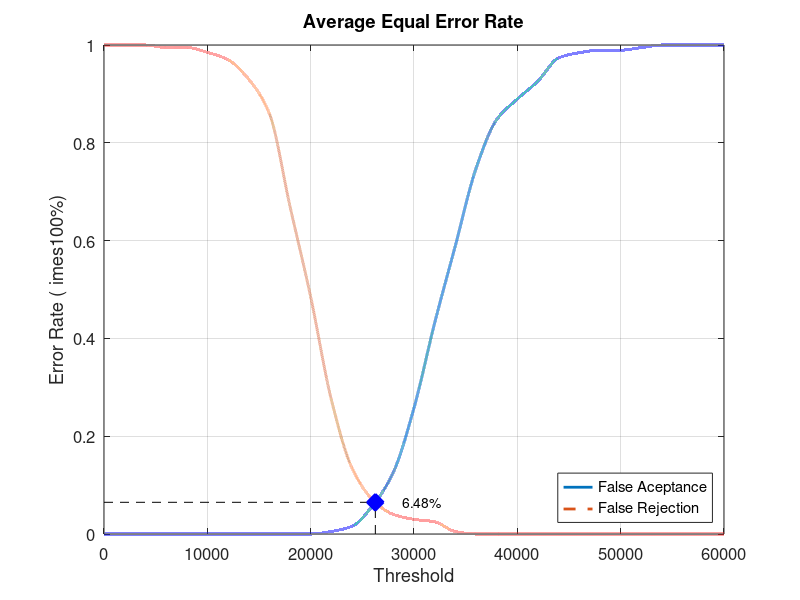
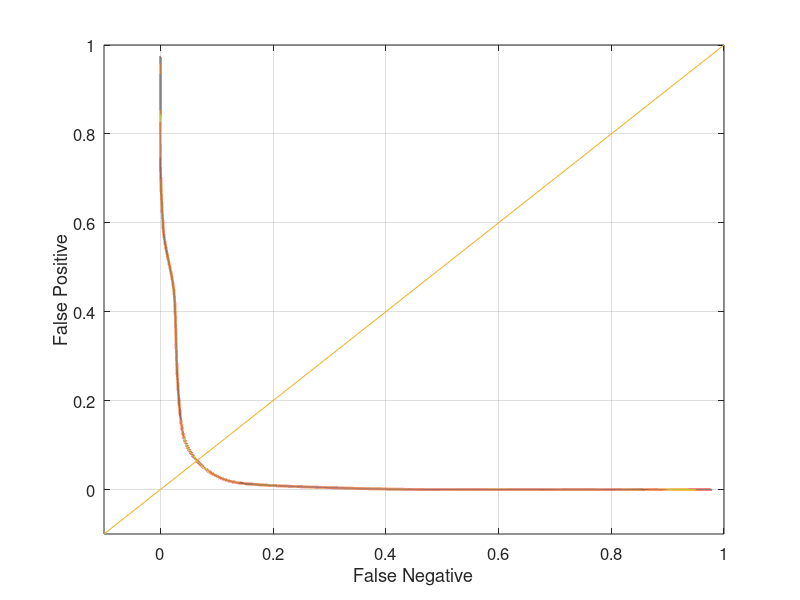

These charts were generated, in order, by the following MATLAB code:
close all;
clear;
clc;
x = 0:2000:60000;
xq = 0:0.5:60000;

y0 = [0 0 0 0 0 0 0 0 0 0 0 0.00526316 0.0157895 0.0578947 0.126316 0.257895 0.431579 0.589474 0.747368 0.847368 0.889474 0.926316 0.973684 0.984211 0.989474 0.989474 0.994737 1 1 1 1]
yy0 = interp1(x, y0, xq, 'pchip');
y1 = [1 1 1 0.995 0.995 0.985 0.97 0.93 0.86 0.67 0.485 0.275 0.135 0.07 0.04 0.03 0.025 0.005 0 0 0 0 0 0 0 0 0 0 0 0 0]
yy1 = interp1(x, y1, xq, 'pchip');

% Calculating EER: 
y2 = abs(y0 - y1);
find(y2 == min(y2))
yy2 = abs(yy0 - yy1);
xEER = find(yy2 == min(yy2));
xEERIndex = xq(xEER) % X-axis EER
yEER = yy0(xEER) % Y-axis EER

main = figure
plot(xq, yy0,'-','LineWidth', 2);	hold on
plot(xq, yy1,'--','LineWidth', 2);	hold on
plot([xEERIndex xEERIndex], [0 yEER], 'k--');	hold on
plot([0 xEERIndex], [yEER yEER], 'k--');	hold on
plot(xEERIndex, yEER, 'bx', 'LineWidth', 10);	hold on
text(xEERIndex + 10 * xEERIndex / 100, yEER, [num2str(round((10000 * yEER)) / 100) '%'])
legend('False Aceptance', 'False Rejection', 'Location', 'SouthEast')
xlabel('Threshold')
ylabel('Error Rate (	imes100%)')
title('Average Equal Error Rate')
set(gca, 'FontSize', 12)
axis([0 60000 0 1])
grid on

print(main, 'Database5_4Main', '-dpng');
FNRxFPR = figure('Color', [1 1 1]);
plot(yy1, yy0, '-', yy1, yy0, 'LineWidth', 2);
hold on
y = -0.1:0.1:1
plot(y, y); 
set(gca, 'FontSize', 12)
xlabel('False Negative')
ylabel('False Positive')
axis([-0.1 1 -0.1 1])
set(gca, 'FontSize', 12)
grid on

print(FNRxFPR, 'Database5_4FNRxFPR','-dpng');
